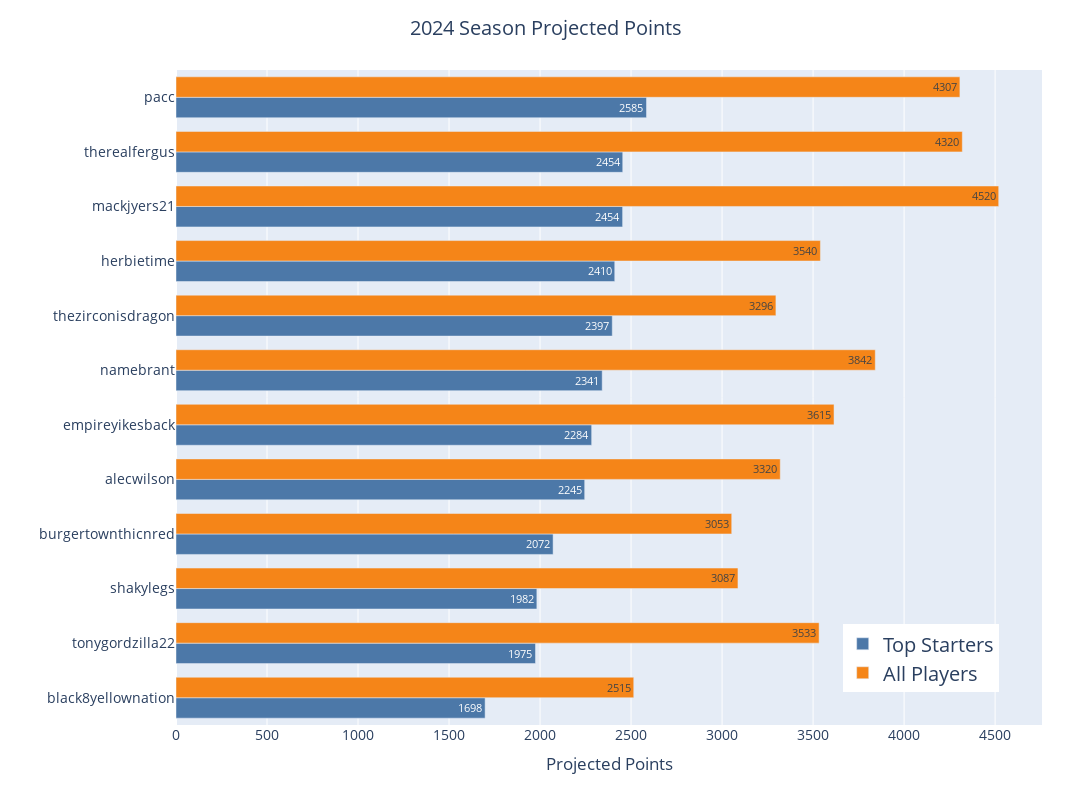

Source (notebook cell):
### Code cell
# Plots the total and starter projected points in a grouped bar chart
totals = (teams.
          groupby("owner")
          [["projected"]]
          .sum()
          .sort_values(by = 'projected')
          .rename(columns = {'projected': 'All Players'})
          )
starts = (starters
          .groupby("owner")
          [["projected"]]
          .sum()
          .sort_values(by="projected")
          .rename(columns = {'projected': 'Top Starters'})
        )

groups = starts.merge(totals, left_index=True, right_index=True).reset_index()

fig = px.bar(groups,
             y = 'owner', 
             x = ["Top Starters", "All Players"], 
             barmode = 'group', 
             orientation = 'h',
             color_discrete_sequence = px.colors.qualitative.T10)

fig.update_layout(width=1200,
                 height=800,
                 xaxis_title = "Projected Points",
                 yaxis_title = "",
                 title = '2024 Season Projected Points',
                 title_x = 0.5,
                 font=dict(size=14),
                 margin=dict(t=70, b=75, l=50, r=50),
                 bargap=0.25,
                 legend = dict(
                     title = None,
                     font = dict(size=20),
                     xanchor = "right",
                     y=0.05,
                     yanchor = "bottom",
                     x=0.95
                 ))

fig.update_traces(textposition = "inside", texttemplate='%{x:.0f}')

fig.show()

### Figure 1 — Plotly figure (JSON) as saved in the notebook; plotly's stock layout.template omitted (floating-point values rounded to 4 significant figures)
{"data": [{"alignmentgroup": "True", "hovertemplate": "variable=Top Starters<br>value=%{x}<br>owner=%{y}<extra></extra>", "legendgroup": "Top Starters", "marker": {"color": "#4C78A8", "pattern": {"shape": ""}}, "name": "Top Starters", "offsetgroup": "Top Starters", "orientation": "h", "showlegend": true, "textposition": "inside", "texttemplate": "%{x:.0f}", "type": "bar", "x": [1698.0, 1975.0, 1982.0, 2072.0, 2245.0, 2284.0, 2341.0, 2397.0, 2410.0, 2454.0, 2454.0, 2585.0], "xaxis": "x", "y": ["black8yellownation", "tonygordzilla22", "shakylegs", "burgertownthicnred", "alecwilson", "empireyikesback", "namebrant", "thezirconisdragon", "herbietime", "mackjyers21", "therealfergus", "pacc"], "yaxis": "y"}, {"alignmentgroup": "True", "hovertemplate": "variable=All Players<br>value=%{x}<br>owner=%{y}<extra></extra>", "legendgroup": "All Players", "marker": {"color": "#F58518", "pattern": {"shape": ""}}, "name": "All Players", "offsetgroup": "All Players", "orientation": "h", "showlegend": true, "textposition": "inside", "texttemplate": "%{x:.0f}", "type": "bar", "x": [2515.0, 3533.0, 3087.0, 3053.0, 3320.0, 3615.0, 3842.0, 3296.0, 3540.0, 4520.0, 4320.0, 4307.0], "xaxis": "x", "y": ["black8yellownation", "tonygordzilla22", "shakylegs", "burgertownthicnred", "alecwilson", "empireyikesback", "namebrant", "thezirconisdragon", "herbietime", "mackjyers21", "therealfergus", "pacc"], "yaxis": "y"}], "layout": {"bargap": 0.25, "barmode": "group", "font": {"size": 14}, "height": 800, "legend": {"font": {"size": 20}, "title": {}, "tracegroupgap": 0, "x": 0.95, "xanchor": "right", "y": 0.05, "yanchor": "bottom"}, "margin": {"b": 75, "l": 50, "r": 50, "t": 70}, "title": {"text": "2024 Season Projected Points", "x": 0.5}, "width": 1200, "xaxis": {"anchor": "y", "domain": [0, 1], "title": {"text": "Projected Points"}}, "yaxis": {"anchor": "x", "domain": [0, 1], "title": {"text": ""}}}}
